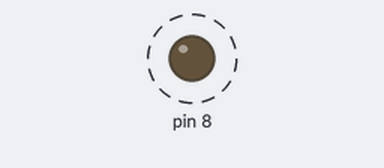
The program below on a simulated Raspberry Pi (header pin numbers). Parts: output pins drawn as LEDs (lit = HIGH). Dashed ring = blinking.

Above: at 0.5 s.
Timing chart, 0 to 4.6 s (numbered marks = the images above):
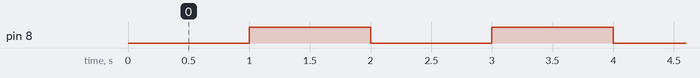

Measured:
- by itself, pin 8: alternates HIGH for 1.0 s and LOW for 1.0 s

The program:

led1blink.py
```python
import RPi.GPIO as GPIO
import time
GPIO.setwarnings(False)
GPIO.setmode(GPIO.BOARD)
GPIO.setup(8,GPIO.OUT)
GPIO.output(8,False)
while True:
    GPIO.output(8,False)
    time.sleep(1)
    GPIO.output(8,True)
    time.sleep(1)
```
